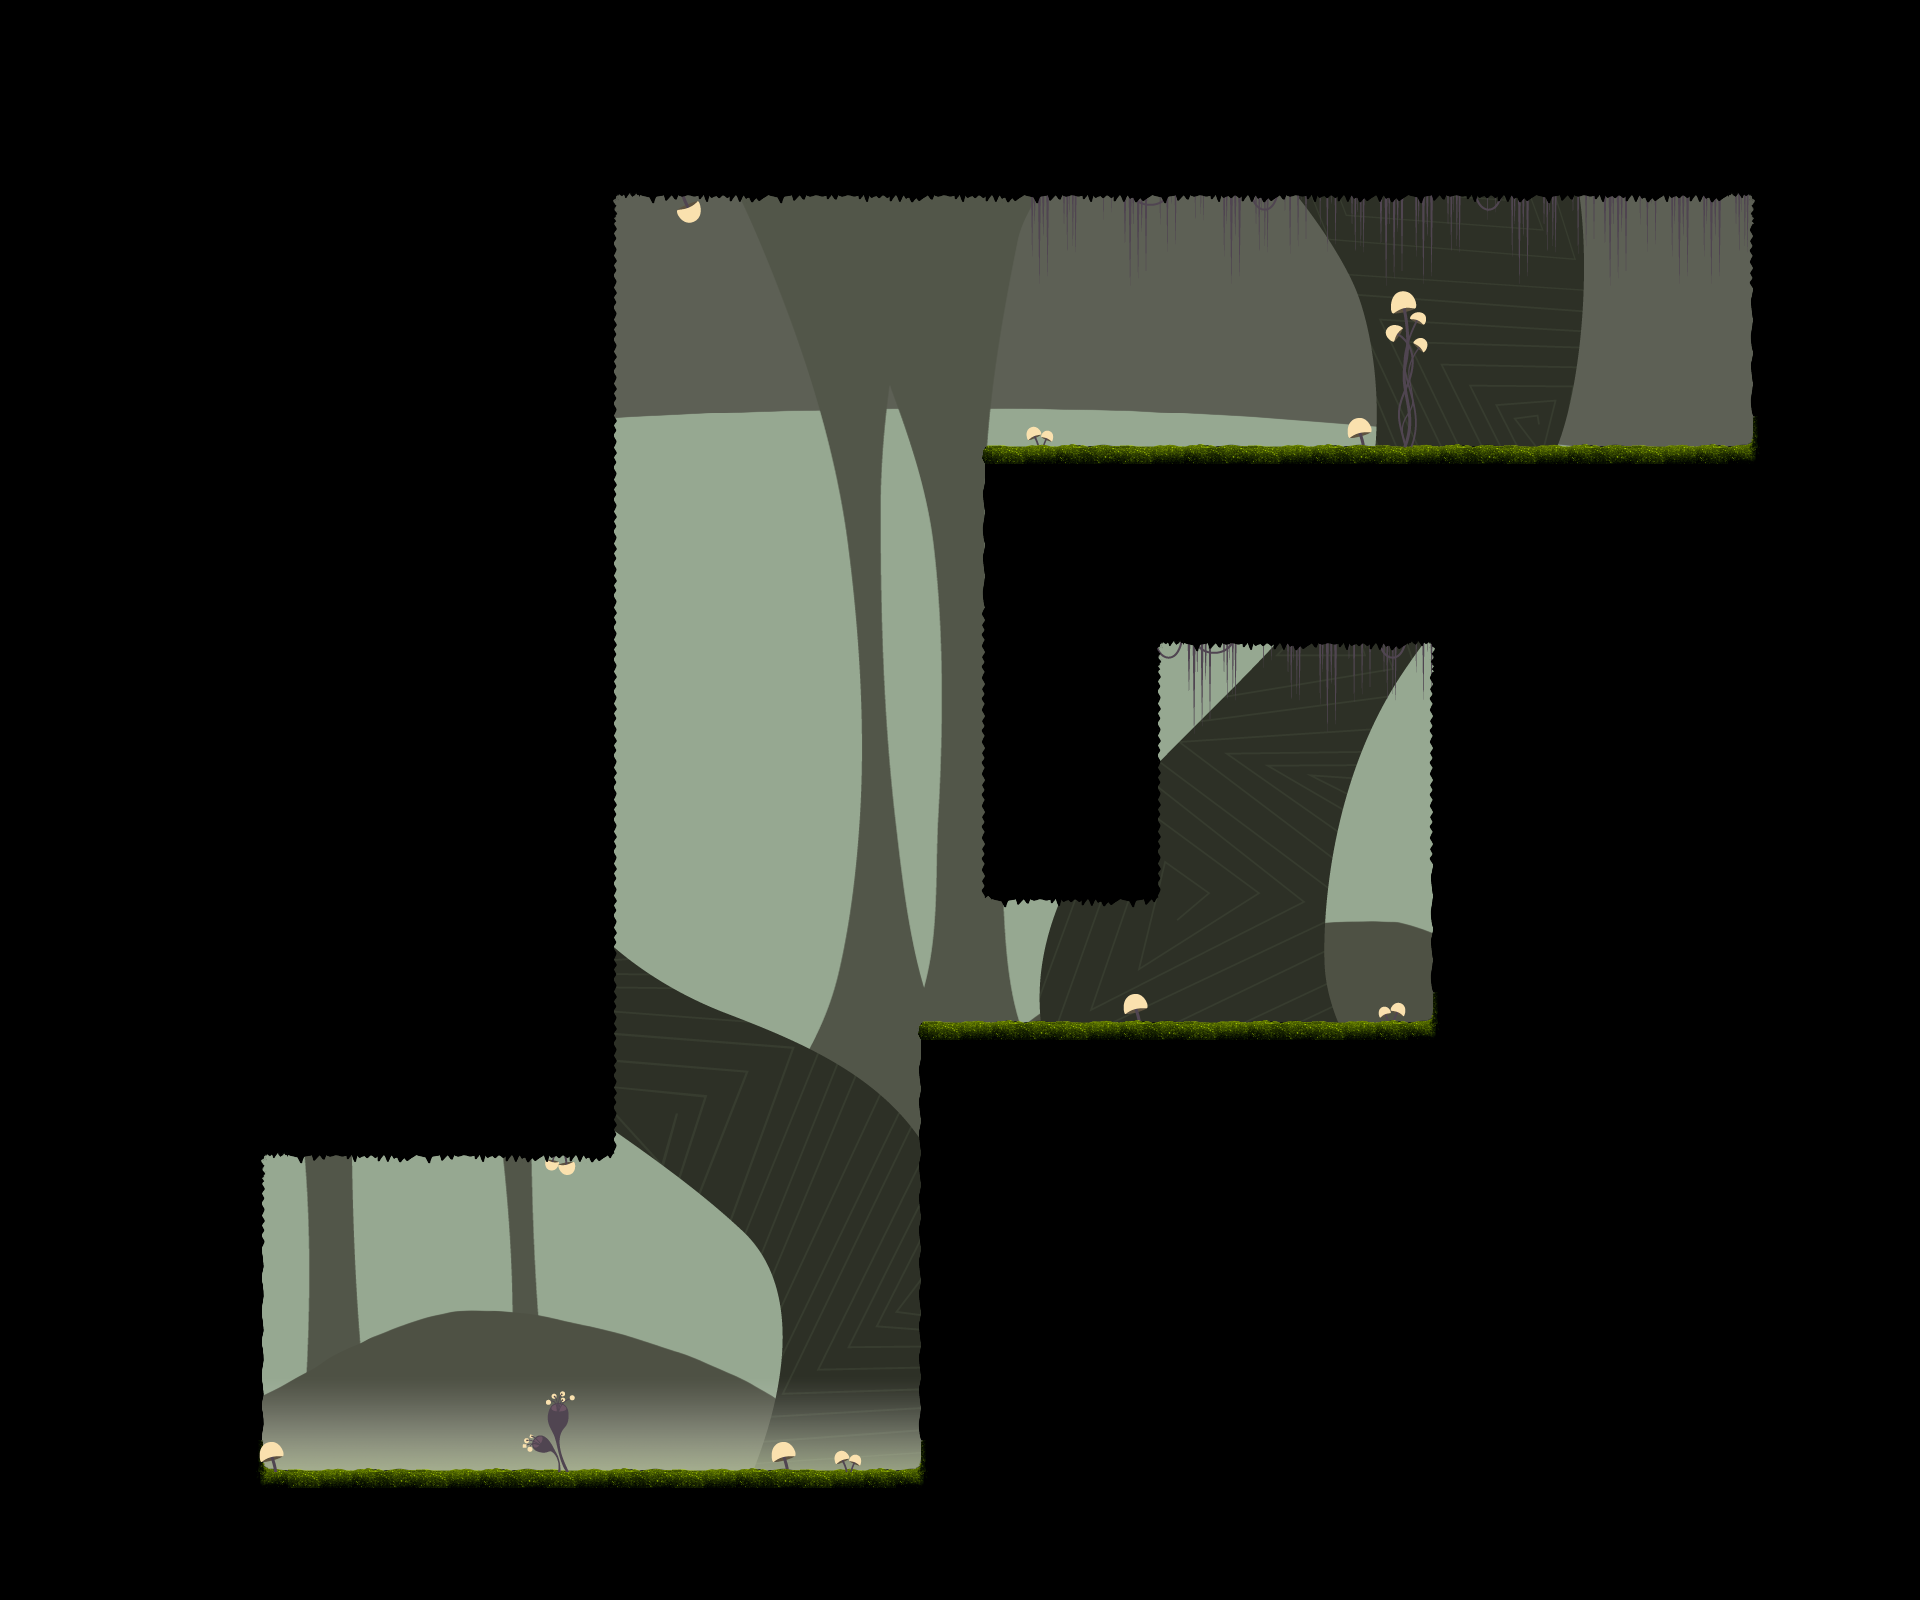

This game map was drawn from its Tiled (.tmx) file and the tilesets committed beside it. A one-line description and the trimmed map source follow:
An orthogonal 60x50 tile map with 32x32 px tiles, 9 tile layers (Fundo4, Fundo3, Fundo2, Fundo1, ...), 7 tilesets and 17 objects.

<map version="1.0" orientation="orthogonal" width="60" height="50" tilewidth="32" tileheight="32" backgroundcolor="#96a891">
 <tileset firstgid="1" name="plantcave" tilewidth="32" tileheight="32">
  <image source="tilesetplantcave.png" width="256" height="256" />
 </tileset>
 <tileset firstgid="65" name="plants" tilewidth="32" tileheight="32">
  <image source="PlantsTileset.png" width="256" height="256" />
 </tileset>
 <tileset firstgid="129" name="fog" tilewidth="32" tileheight="32">
  <image source="fog.png" width="128" height="128" />
 </tileset>
 <tileset firstgid="145" name="Fundo1" tilewidth="32" tileheight="32">
  <image source="Fundo1.png" width="2048" height="1024" />
 </tileset>
 <tileset firstgid="2193" name="Fundo2" tilewidth="32" tileheight="32">
  <image source="Fundo2.png" width="2048" height="1024" />
 </tileset>
 <tileset firstgid="4241" name="Fundo3" tilewidth="32" tileheight="32">
  <image source="Fundo3.png" width="2048" height="1024" />
 </tileset>
 <tileset firstgid="6289" name="Fundo4" tilewidth="32" tileheight="32">
  <image source="Fundo4.png" width="2048" height="1024" />
 </tileset>
 <layer name="Fundo4" width="60" height="50">
  <data>[3000 cells, 1013 non-empty, 713 distinct tile ids]</data>
 </layer>
 <layer name="Fundo3" width="60" height="50">
  <data>[3000 cells, 995 non-empty, 995 distinct tile ids]</data>
 </layer>
 <layer name="Fundo2" width="60" height="50">
  <data>[3000 cells, 545 non-empty, 545 distinct tile ids]</data>
 </layer>
 <layer name="Fundo1" width="60" height="50">
  <data>[3000 cells, 1150 non-empty, 1150 distinct tile ids]</data>
 </layer>
 <layer name="Nevoa" width="60" height="50">
  <data>[3000 cells, 96 non-empty, 16 distinct tile ids]</data>
 </layer>
 <layer name="Tiles 4" width="60" height="50">
  <data>[3000 cells, 8 non-empty, 3 distinct tile ids]</data>
 </layer>
 <layer name="Tiles 3" width="60" height="50">
  <data>[3000 cells, 77 non-empty, 14 distinct tile ids]</data>
 </layer>
 <layer name="Tiles 2 (Game)" width="60" height="50">
  <data>[3000 cells, 2387 non-empty, 32 distinct tile ids]</data>
 </layer>
 <layer name="Tiles 1" width="60" height="50">
  <data>[3000 cells, 18 non-empty, 18 distinct tile ids]</data>
 </layer>
 <objectgroup name="Collider" width="60" height="50" visible="0">
  <object x="0" y="0" width="608" height="1152" />
  <object x="0" y="1152" width="256" height="448" />
  <object x="256" y="1472" width="1664" height="128" />
  <object x="928" y="1024" width="992" height="448" />
  <object x="992" y="640" width="160" height="256" />
  <object x="992" y="448" width="928" height="192" />
  <object x="1440" y="640" width="480" height="384" />
  <object x="608" y="0" width="1312" height="192" />
  <object x="1760" y="192" width="160" height="256" />
 </objectgroup>
 <objectgroup name="Bounds" width="60" height="50">
  <object x="0" y="0">
   <ellipse />
  </object>
  <object x="1920" y="1600">
   <ellipse />
  </object>
  <object x="4" y="1595">
   <ellipse />
  </object>
  <object x="1916" y="1">
   <ellipse />
  </object>
 </objectgroup>
 <objectgroup name="Lumens" width="60" height="50">
  <object x="1280" y="800" width="32" height="32">
   <ellipse />
  </object>
 </objectgroup>
 <objectgroup name="Portal" width="60" height="50" visible="0">
  <object x="1664" y="448">
   <ellipse />
  </object>
 </objectgroup>
 <objectgroup name="PlantaIsca" width="60" height="50" visible="0">
  <object x="768" y="192">
   <polyline points="0,0 0,1152" />
  </object>
 </objectgroup>
 <objectgroup name="PluStart" width="60" height="50" visible="0">
  <object x="352" y="1440" width="32" height="32">
   <ellipse />
  </object>
 </objectgroup>
</map>
